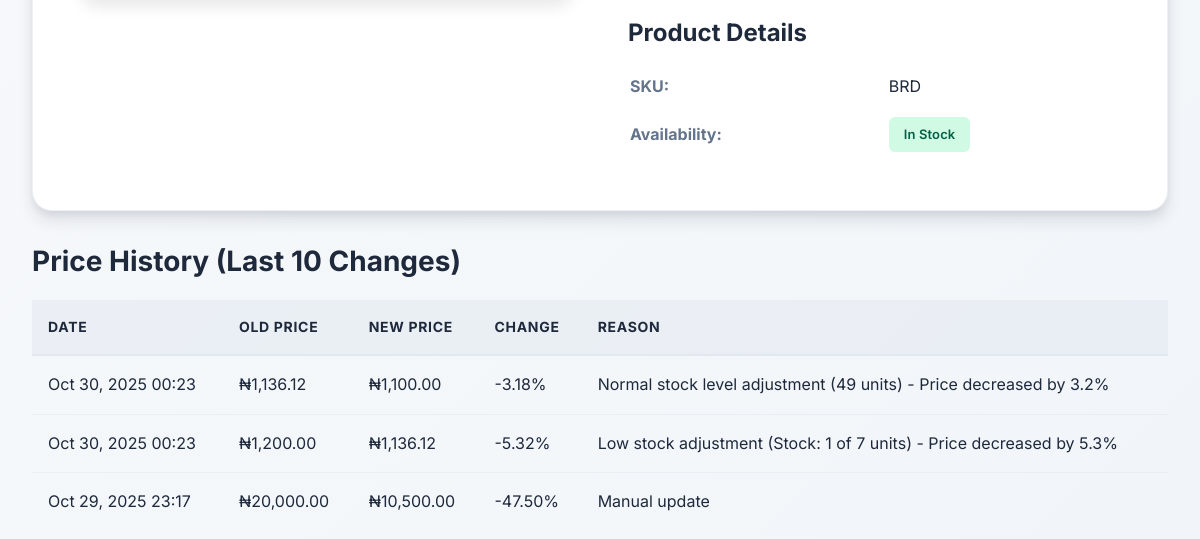
Page /buyer/product.php?id=1 (lower part) on the earlier database version.
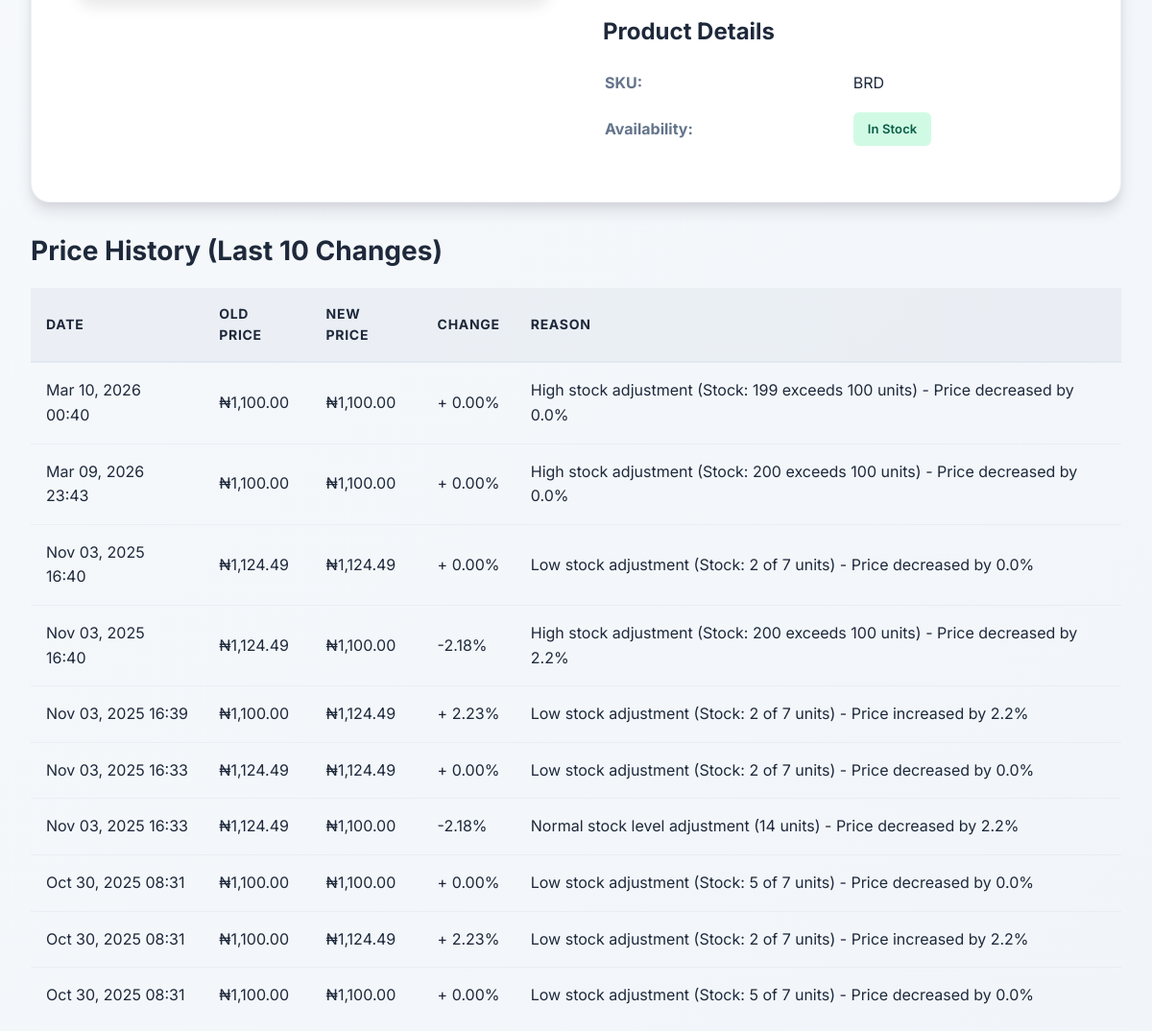
Same page on the later database version.
### tables this page shows
CREATE TABLE `pricing_history` (
  `pricing_history_id` int(11) NOT NULL,
  `product_id` int(11) NOT NULL,
  `old_price` decimal(10,2) NOT NULL,
  `new_price` decimal(10,2) NOT NULL,
  `price_change_percent` decimal(5,2) DEFAULT NULL,
  `change_reason` varchar(255) DEFAULT NULL,
  `changed_at` timestamp NOT NULL DEFAULT current_timestamp()
);

### public/buyer/product.php (the view, shortened to what the changed rows need)
<?php
$productId = $_GET['id'] ?? 0;
$db = (new Database())->getConnection();
$historyStmt = $db->prepare(
    "SELECT * FROM pricing_history WHERE product_id = :product_id
     ORDER BY changed_at DESC LIMIT 10"
);
$historyStmt->execute([':product_id' => $productId]);
$priceHistory = $historyStmt->fetchAll();
?>
<!DOCTYPE html>
<html lang="en">
<head>
    <link rel="stylesheet" href="<?php echo ASSETS_URL; ?>/css/main.css">
    <link rel="stylesheet" href="<?php echo ASSETS_URL; ?>/css/buyer.css">
</head>
<body>
    <div class="container">
        <?php if (!empty($priceHistory)): ?>
        <div class="section" style="margin-top: 2rem;">
            <h2>Price History (Last 10 Changes)</h2>
            <div class="table-responsive">
                <table class="table">
                    <thead>
                        <tr>
                            <th>Date</th>
                            <th>Old Price</th>
                            <th>New Price</th>
                            <th>Change</th>
                            <th>Reason</th>
                        </tr>
                    </thead>
                    <tbody>
                        <?php foreach ($priceHistory as $history): ?>
                        <tr>
                            <td><?php echo date('M d, Y H:i', strtotime($history['changed_at'])); ?></td>
                            <td>₦<?php echo number_format($history['old_price'], 2); ?></td>
                            <td>₦<?php echo number_format($history['new_price'], 2); ?></td>
                            <td class="<?php echo $history['price_change_percent'] >= 0 ? 'text-success' : 'text-danger'; ?>">
                                <?php echo $history['price_change_percent'] >= 0 ? '+' : ''; ?>
                                <?php echo number_format($history['price_change_percent'], 2); ?>%
                            </td>
                            <td><?php echo htmlspecialchars($history['change_reason']); ?></td>
                        </tr>
                        <?php endforeach; ?>
                    </tbody>
                </table>
            </div>
        </div>
        <?php endif; ?>
    </div>
</body>
</html>

Differences in the rows shown:
no longer on this page (row unchanged): pricing_history: changed_at "Oct 30, 2025 00:23", old_price "1,136.12", new_price "1,100.00", price_change_percent "-3.18", change_reason "Normal stock level adjustment (49 units) - Price decreased by 3.2%"
no longer on this page (row unchanged): pricing_history: changed_at "Oct 30, 2025 00:23", old_price "1,200.00", new_price "1,136.12", price_change_percent "-5.32", change_reason "Low stock adjustment (Stock: 1 of 7 units) - Price decreased by 5.3%"
no longer on this page (row unchanged): pricing_history: changed_at "Oct 29, 2025 23:17", old_price "20,000.00", new_price "10,500.00", price_change_percent "-47.50", change_reason "Manual update"
added pricing_history: changed_at "Mar 10, 2026 00:40", old_price "1,100.00", new_price "1,100.00", price_change_percent "0.00", change_reason "High stock adjustment (Stock: 199 exceeds 100 units) - Price decreased by 0.0%"
added pricing_history: changed_at "Mar 09, 2026 23:43", old_price "1,100.00", new_price "1,100.00", price_change_percent "0.00", change_reason "High stock adjustment (Stock: 200 exceeds 100 units) - Price decreased by 0.0%"
added pricing_history: changed_at "Nov 03, 2025 16:40", old_price "1,124.49", new_price "1,124.49", price_change_percent "0.00", change_reason "Low stock adjustment (Stock: 2 of 7 units) - Price decreased by 0.0%"
added pricing_history: changed_at "Nov 03, 2025 16:40", old_price "1,124.49", new_price "1,100.00", price_change_percent "-2.18", change_reason "High stock adjustment (Stock: 200 exceeds 100 units) - Price decreased by 2.2%"
added pricing_history: changed_at "Nov 03, 2025 16:39", old_price "1,100.00", new_price "1,124.49", price_change_percent "2.23", change_reason "Low stock adjustment (Stock: 2 of 7 units) - Price increased by 2.2%"
added pricing_history: changed_at "Nov 03, 2025 16:33", old_price "1,124.49", new_price "1,124.49", price_change_percent "0.00", change_reason "Low stock adjustment (Stock: 2 of 7 units) - Price decreased by 0.0%"
added pricing_history: changed_at "Nov 03, 2025 16:33", old_price "1,124.49", new_price "1,100.00", price_change_percent "-2.18", change_reason "Normal stock level adjustment (14 units) - Price decreased by 2.2%"
added pricing_history: changed_at "Oct 30, 2025 08:31", old_price "1,100.00", new_price "1,100.00", price_change_percent "0.00", change_reason "Low stock adjustment (Stock: 5 of 7 units) - Price decreased by 0.0%"
added pricing_history: changed_at "Oct 30, 2025 08:31", old_price "1,100.00", new_price "1,124.49", price_change_percent "2.23", change_reason "Low stock adjustment (Stock: 2 of 7 units) - Price increased by 2.2%"
added pricing_history: changed_at "Oct 30, 2025 08:31", old_price "1,100.00", new_price "1,100.00", price_change_percent "0.00", change_reason "Low stock adjustment (Stock: 5 of 7 units) - Price decreased by 0.0%"
